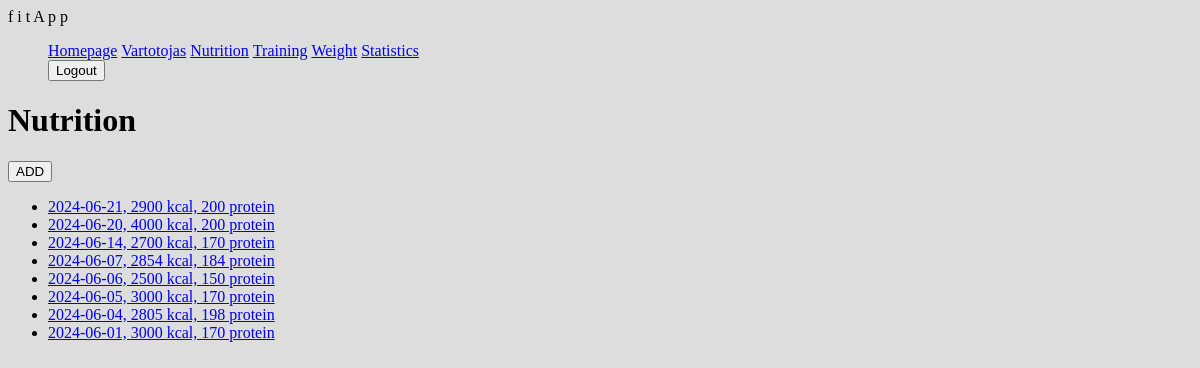
Page /fitness/nutrition/ (signed in) on the earlier database version.
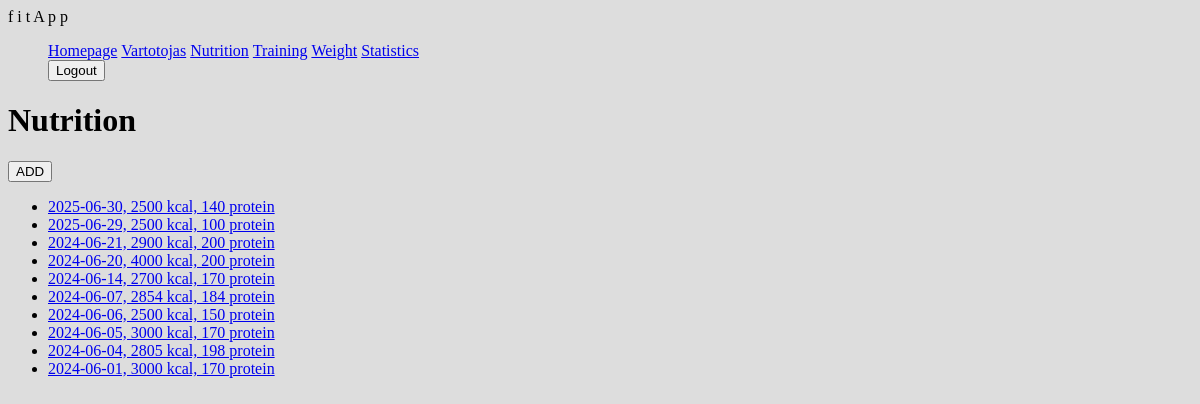
Same page on the later database version.
### fitness/models.py (models this page shows, shortened)
class DayOfEating(models.Model):
    date = models.DateField('Date', default=date.today)
    kcal = models.IntegerField('Calories', blank=True, null=True)
    protein = models.IntegerField('Protein', blank=True, null=True)
    athlete = models.ForeignKey(User, on_delete=models.SET_NULL, null=True, blank=True)
    class Meta:
        verbose_name = 'Day of eating'
        verbose_name_plural = 'Days of eating'
    def __repr__(self):
        return f"{self.date}, {self.kcal} kcal, {self.protein} protein"

### fitness/views.py (the view)
# urls.py: path('nutrition/', views.DaysOfEatingListView.as_view(), name='nutrition'),
class DaysOfEatingListView(LoginRequiredMixin, ListView):
    model = DayOfEating
    template_name = 'days_of_eating.html'
    def get_queryset(self):
        return DayOfEating.objects.filter(athlete=self.request.user).order_by('-date')

### templates/days_of_eating.html
{% extends "base.html" %}
{% block content %}
    <h1>Nutrition</h1>
     <a href="{% url 'nutrition-add' %}"><button>ADD</button></a>
    {% if dayofeating_list %}
    <ul>
        {% for day in dayofeating_list %}
            <li id="days">
            <a  href="{% url 'nutrition-details' day.pk %}">{{ day|stringformat:'r' }} </a>
            </li>
        {% endfor %}
    </ul>
    {% else %}
      <p>You have not recorded your nutrition yet.</p>
    {% endif %}
{% endblock %}

Differences in the rows shown:
added DayOfEating: date+kcal+protein "2025-06-30, 2500 kcal, 140 protein"
added DayOfEating: date+kcal+protein "2025-06-29, 2500 kcal, 100 protein"
